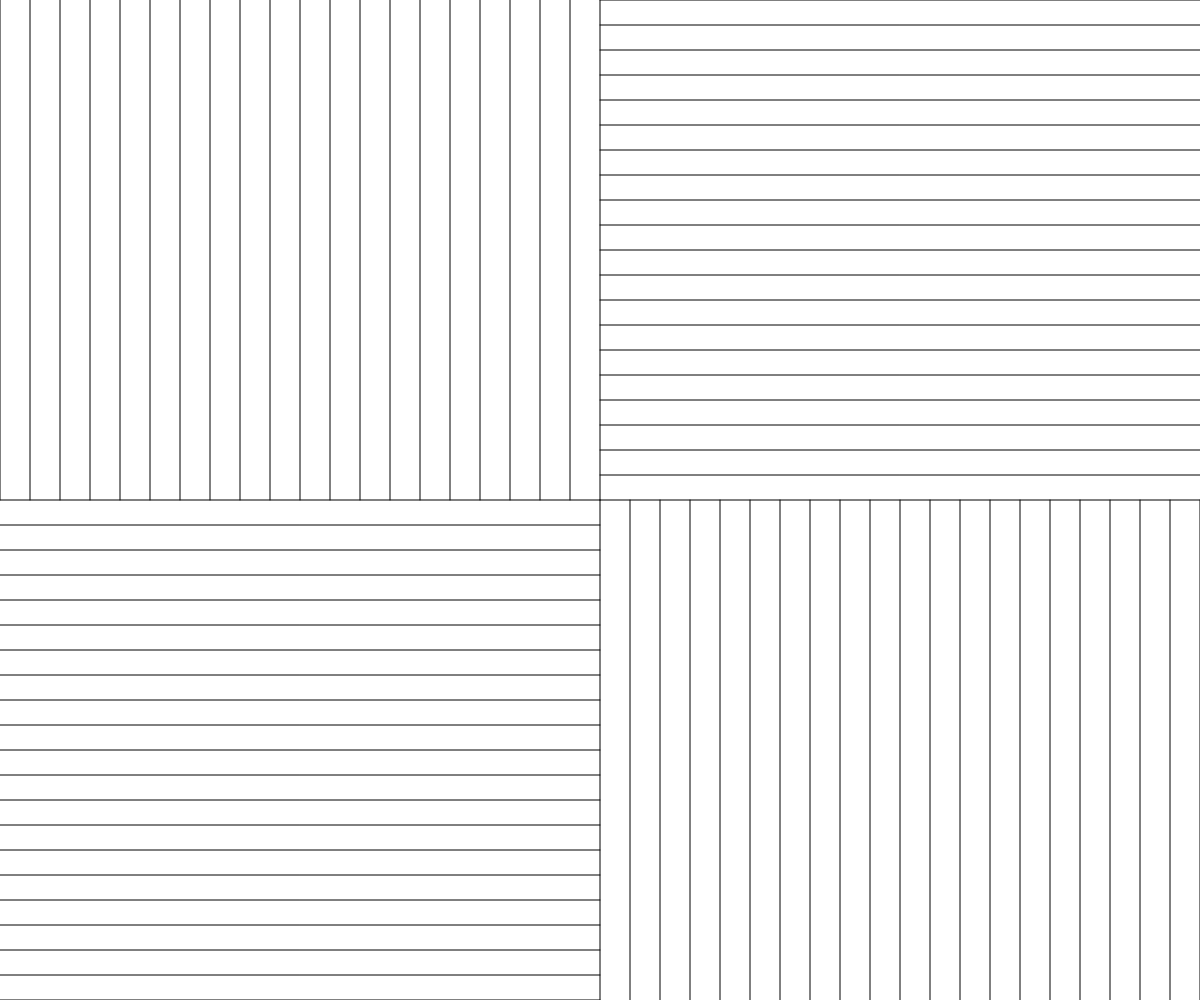
Frame 1 (no input)
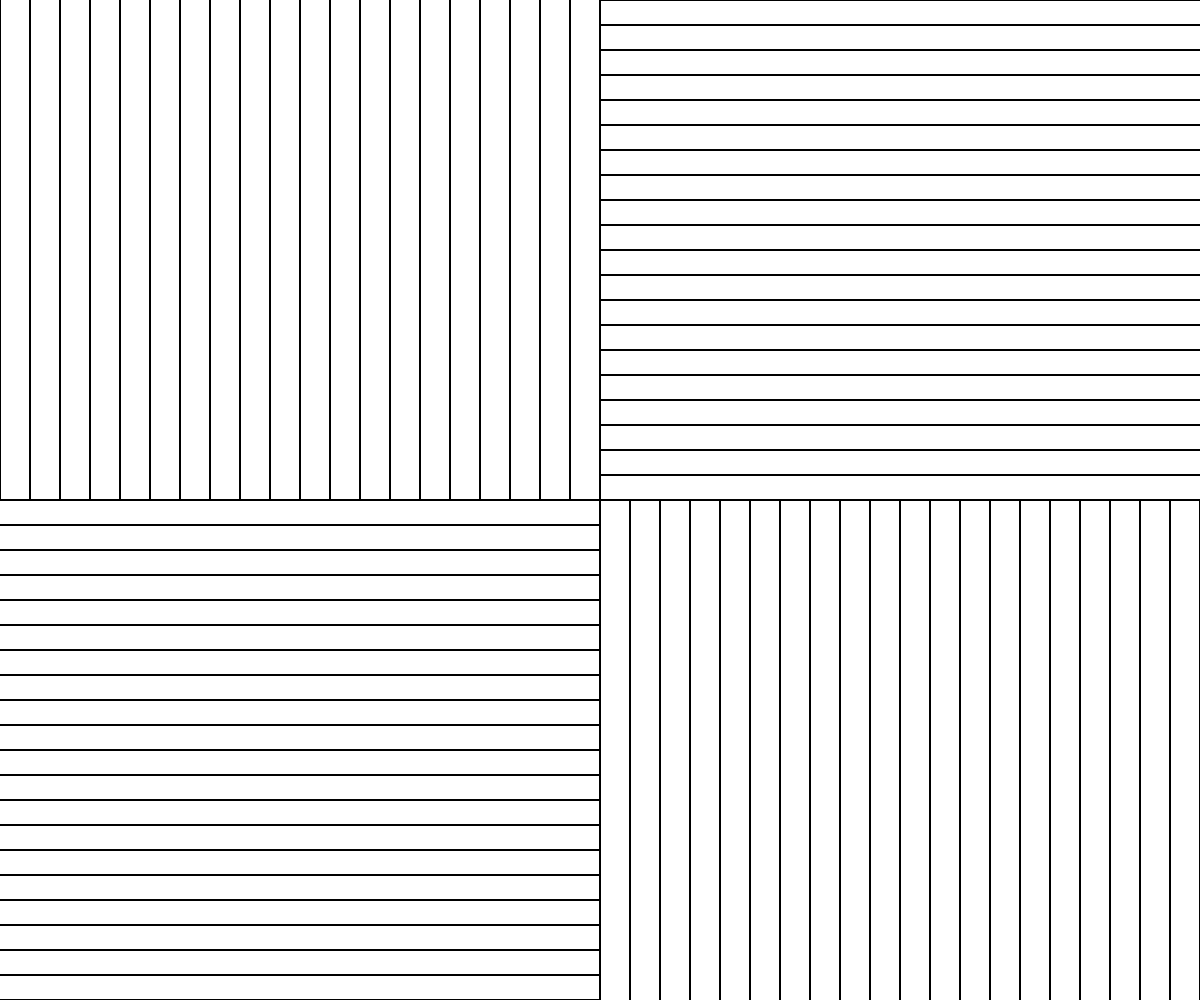
Frame 60 (no input)
Frame 120 (the mouse pressed at the canvas centre since frame 60): identical to frame 60, image omitted

The p5.js sketch that drew these frames (run headless with seeded random() and noise() and a simulated clock; from frame 60 on, the mouse is pressed at the canvas centre):

// p5.js sketch
// ── sketch.js
function setup() {
  createCanvas(windowWidth, windowHeight);
}

function draw() {
  let lineCount = 20
  // top left quadrant
  for(i = 0; i <= lineCount; i++) {
    let setX = 0+map(i, 0, lineCount, 0, width/2)
    line(setX, 0, setX, height/2)
  }
  
  // top right quadrant
  for(i = 0; i <= lineCount; i++) {
    let setY = 0+map(i, 0, lineCount, 0, height/2)
    line(width/2, setY, width, setY)
  }
  
  // bottom left quadrant
  for(i = 0; i <= lineCount; i++) {
    let setY = 0+map(i, 0, lineCount, height/2, height)
    line(0, setY, width/2, setY)
  }
  
  // bottom right quadrant
  for(i = 0; i <= lineCount; i++) {
    let setX = 0+map(i, 0, lineCount, width/2, width)
    line(setX, height/2, setX, height)
  }
}
